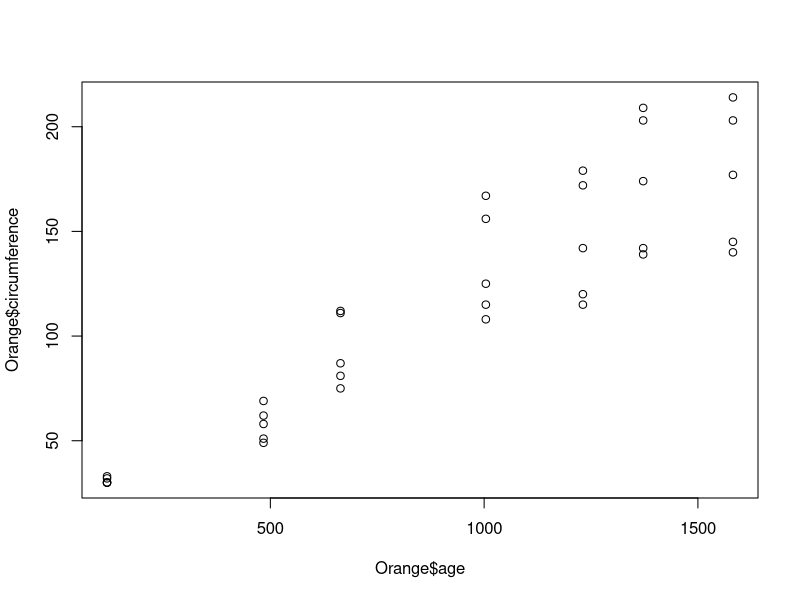
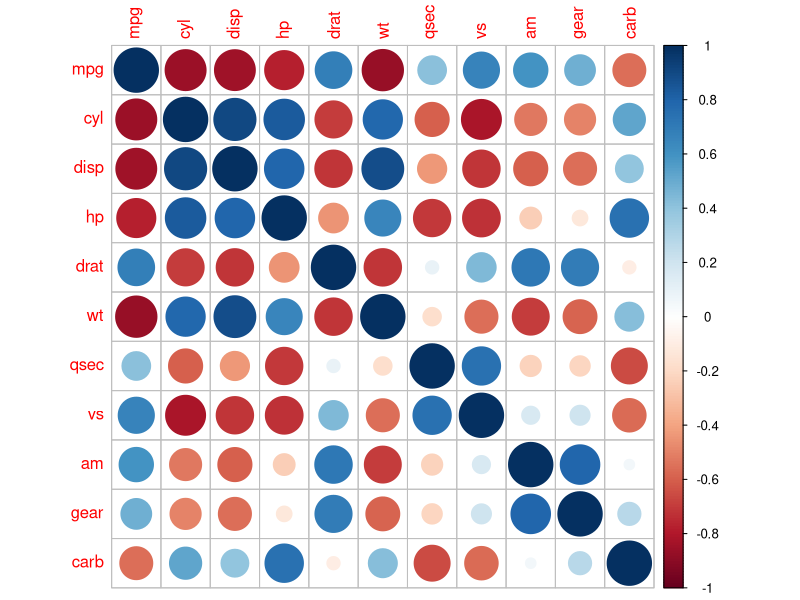
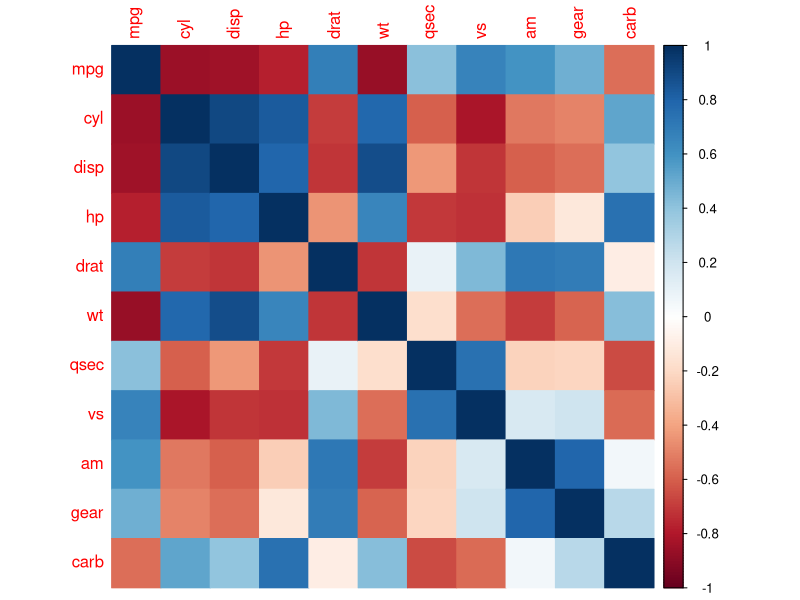
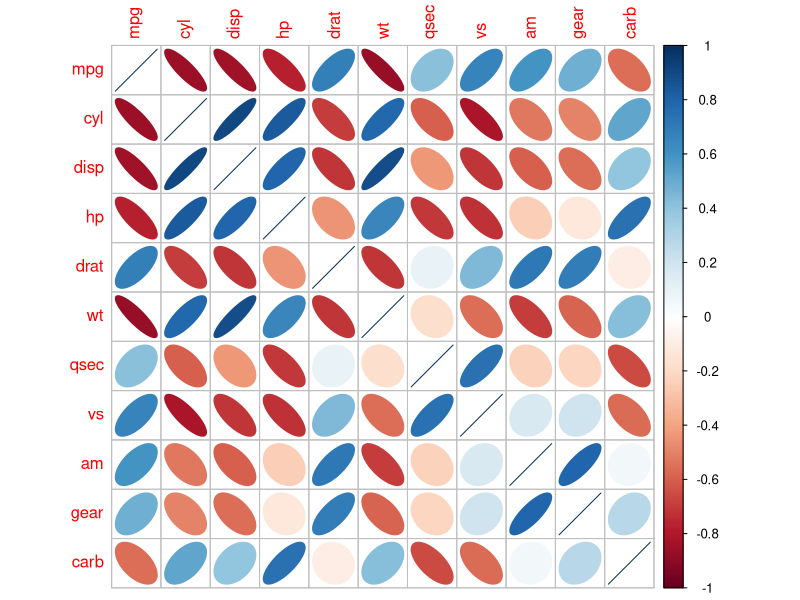
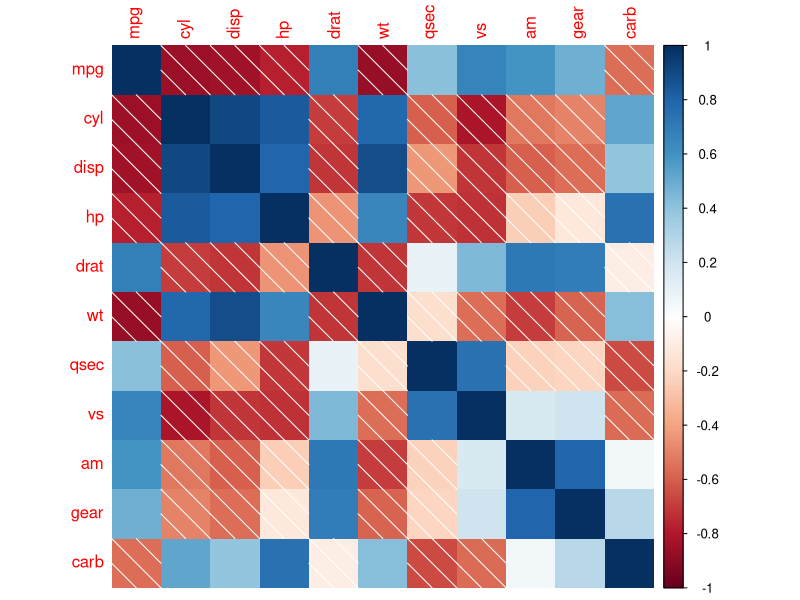
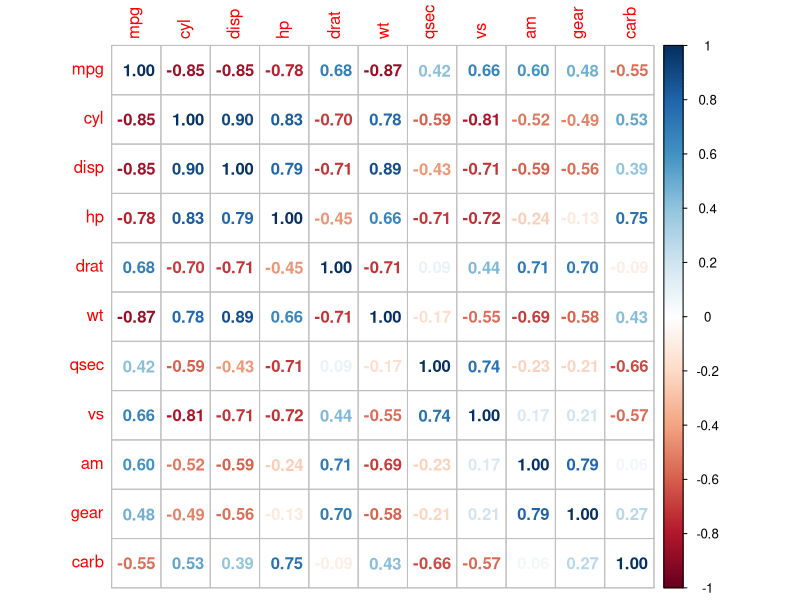
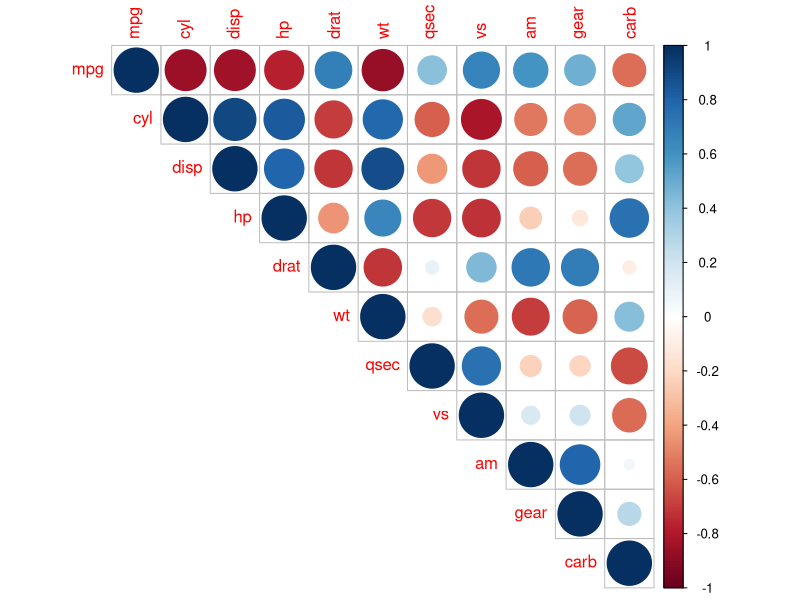
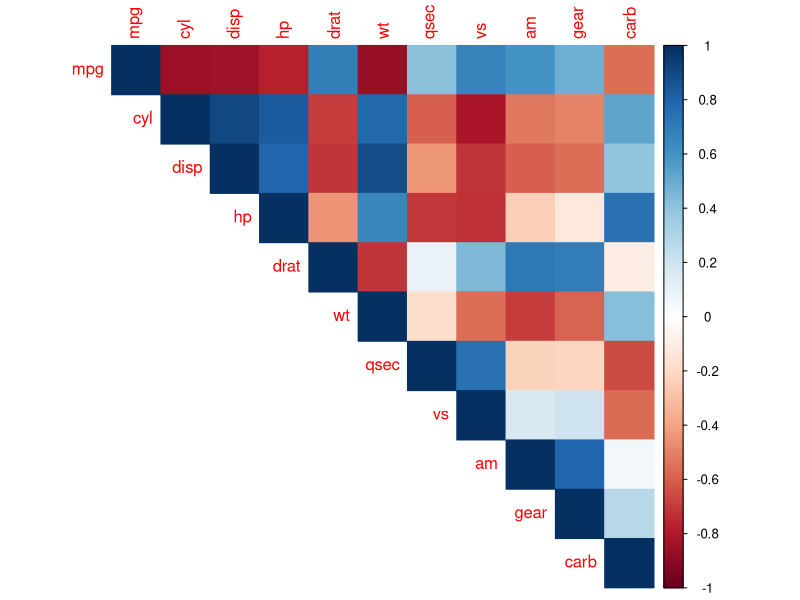

R code for these plots, in order:
data()
data(Orange)

View(Orange)

mean(Orange$age)

plot(Orange$age,Orange$circumference)

cor(Orange$age,Orange$circumference)

install.packages("corrplot")
library(corrplot)

data("mtcars")

m<-cor(mtcars) #Cria uma matriz de correla??o 'm'. Essa matriz ser? usada nas fun??es a seguir

corrplot(m) #padr?o com c?rculos: o tamanho do c?rculo mostra o tamanho da correla??o
corrplot(m, method = "color") #cores
corrplot(m, method = "ellipse") # elipses
corrplot(m, method = "shade") #elipses
corrplot(m, method = "number") #n?meros

#posi??o
corrplot(m, type = "upper")
corrplot(m, method = "color", type = "upper")
